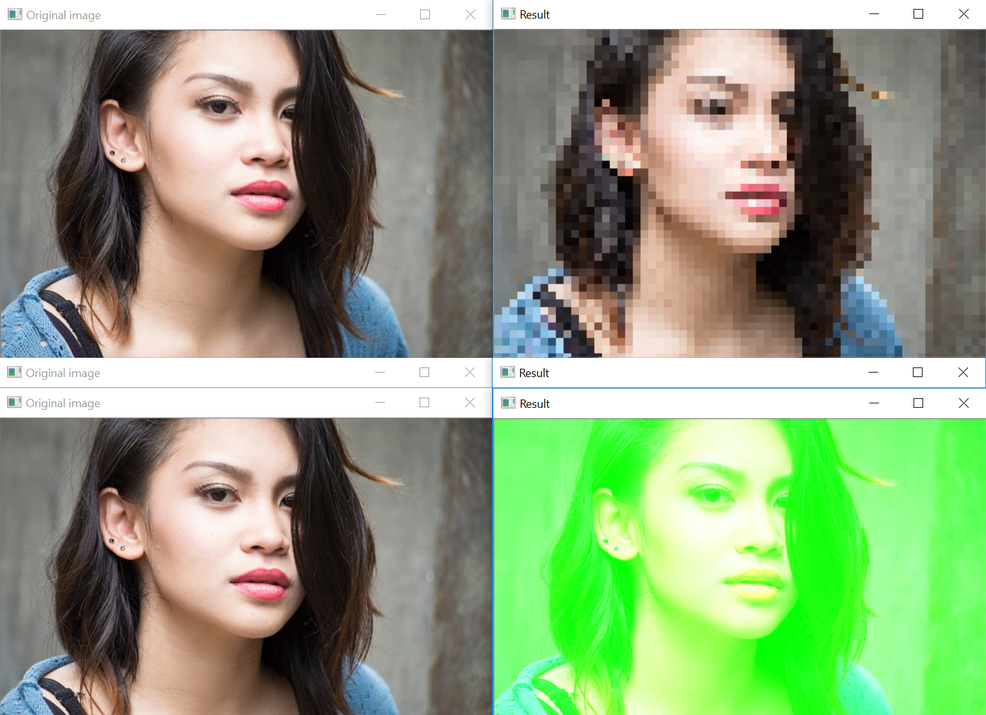
//> input picture pixelate and stainColor2_nored.png, 986 x 715 px, shrunk from 1537 x 1115 before the run
$ ./main '../../pixelate and stainColor2_nored.png' 2 2   (built with g++ and OpenCV 4)
//> lines starting //> are read from the running program, lines starting //| are printed output that depends on the picture
### DIP_HA4/DIP_HA4/Dip4.h
//============================================================================
// Name        : Dip4.h
// Author      : Ronny Haensch
// Version     : 2.0
// Copyright   : -
// Description : header file for fourth DIP assignment
//============================================================================

#include <iostream>

#include <opencv2/opencv.hpp>

using namespace std;
using namespace cv;

class Dip4{

   public:
      // constructor
      Dip4(void){};
      // destructor
      ~Dip4(void){};

      // processing routines
      // start image restoration
      Mat run(Mat& in, string restorationType, Mat& kernel, double snr=pow(10,5));
      // testing routine
      void test(void);
      // function headers of given functions
      Mat degradeImage(Mat& img, Mat& degradedImg, double filterDev, double snr);
      void showImage(const char* win, Mat img, bool cut=true);

   private:
      // function headers of functions to be implemented
      // --> please edit ONLY these functions!
      Mat inverseFilter(Mat& degraded, Mat& filter);
      Mat wienerFilter(Mat& degraded, Mat& filter, double snr);

      // function headers of functions implemented in previous exercises
      // --> re-use your (corrected) code
      Mat circShift(Mat& in, int dx, int dy);
      Mat frequencyConvolution(Mat& in, Mat& kernel);

      // testing routines
      void test_circShift(void);
};

### DIP_HA4/DIP_HA4/Dip4.cpp
//============================================================================
// Name        : Dip4.cpp
// Author      : Ronny Haensch
// Version     : 2.0
// Copyright   : -
// Description :
//============================================================================

#include "Dip4.h"

// Performes a circular shift in (dx,dy) direction
/*
in       :  input matrix
dx       :  shift in x-direction
dy       :  shift in y-direction
return   :  circular shifted matrix
*/
Mat Dip4::circShift(Mat& in, int dx, int dy){
	// TO DO !!!
	Mat out = in.clone();
	int currX = 0;
	int currY = 0;
	for (int x = 0; x < in.cols; x++) {
		currX = x - dx;
		//if walk through left border
		if (currX < 0) {
			currX = in.cols + (currX%in.cols);
		}
		//if walk through right border
		else if (currX >= in.cols) {
			currX = currX % in.cols;
		}
		for (int y = 0; y < in.rows; y++) {
			currY = y - dy;
			//if walk through top border
			if (currY < 0) {
				currY = in.rows + (currY%in.rows);
			}
			//if walk through bottom border
			else if (currY >= in.rows) {
				currY = currY % in.rows;
			}
			in.col(currX).row(currY).copyTo(out.col(x).row(y));
		}
	}
	return out;
}

// Function applies inverse filter to restorate a degraded image
/*
degraded :  degraded input image
filter   :  filter which caused degradation
return   :  restorated output image
*/
Mat Dip4::inverseFilter(Mat& degraded, Mat& filter){
	// TO DO !!!

	Mat fImage, fKernel, outputImage;

	//copy kernel to large matrix (the size of input image)
	Rect rect(Point(0, 0), filter.size());
	fKernel = Mat::zeros(degraded.size(), degraded.type());
	filter.copyTo(fKernel(rect));

	//circ shift the kernel
	fKernel = circShift(fKernel, -floor(filter.cols / 2), -floor(filter.rows / 2));

	//convert to frequency domains
	dft(degraded, fImage, DFT_COMPLEX_OUTPUT);
	dft(fKernel, fKernel, DFT_COMPLEX_OUTPUT);

	Mat fPlanes[2];
	split(fKernel, fPlanes);

	// T = epsilon * maxMagnitude(fKernel)
	const double epsilon = 0.05f;
	Mat Magnitude;
	magnitude(fPlanes[0], fPlanes[1], Magnitude);
	double maxMagnitude;
	minMaxIdx(abs(Magnitude), 0, &maxMagnitude, 0);
	const double threshold = epsilon * maxMagnitude;


	//Replace the inverse filter 1/Pi by Qi
	for (int y = 0; y < fKernel.rows; y++) {
		for (int x = 0; x < fKernel.cols; x++) {
			if (norm(fKernel.at<Vec2f>(Point(x, y))) < threshold) {
				fKernel.at<Vec2f>(Point(x, y)) = threshold;
			}
			complex<float> p(fKernel.at<Vec2f>(Point(x,y))[0], fKernel.at<Vec2f>(Point(x, y))[1]);
			p = 1.f / p;
			fKernel.at<Vec2f>(Point(x, y))[0] = p.real();
			fKernel.at<Vec2f>(Point(x, y))[1] = p.imag();
			//divide(1.f, fPlanes[0], fPlanes[0]);
			//divide(1.f, fPlanes[1], fPlanes[1]);
			//fKernel.at<Vec2f>(Point(x,y))[0]
		}
	}

	//multiplication in freq domains
	mulSpectrums(fImage, fKernel, fImage, 0);

	//convert to spatial domain
	dft(fImage, outputImage, DFT_INVERSE | DFT_REAL_OUTPUT + DFT_SCALE);

	return outputImage;

}

// Function applies wiener filter to restorate a degraded image
/*
degraded :  degraded input image
filter   :  filter which caused degradation
snr      :  signal to noise ratio of the input image
return   :   restorated output image
*/
Mat Dip4::wienerFilter(Mat& degraded, Mat& filter, double snr){
	// TO DO !!!
	Mat fImage, fKernel, outputImage;

	//copy kernel to large matrix (the size of input image)
	Rect rect(Point(0, 0), filter.size());
	fKernel = Mat::zeros(degraded.size(), degraded.type());
	filter.copyTo(fKernel(rect));

	//perform circ shift on kernel
	fKernel = circShift(fKernel, -filter.cols / 2, -filter.rows / 2);

	//convert to frequency domains
	dft(degraded, fImage, DFT_COMPLEX_OUTPUT);
	dft(fKernel, fKernel, DFT_COMPLEX_OUTPUT);

	Mat fPlanes[2];
	split(fKernel, fPlanes);

	//P*
	for (int x = 0; x < fKernel.cols; x++) {
		for (int y = 0; y < fKernel.rows; y++) {
			//imaginary part
			fPlanes[1].at<float>(Point(x,y)) = -1 * fPlanes[1].at<float>(Point(x,y));
		}
	}

	Mat fMagnitude;
	magnitude(fPlanes[0], fPlanes[1], fMagnitude);
	multiply(fMagnitude, fMagnitude, fMagnitude);

	//Q = P* / ( |P|² + 1/SNR² )
	divide(fPlanes[0], fMagnitude + 1 / (snr * snr), fPlanes[0]);
	divide(fPlanes[1], fMagnitude + 1 / (snr * snr), fPlanes[1]);
	merge(fPlanes, 2, fKernel);

	//multiplication in freq domains
	mulSpectrums(fImage, fKernel, fImage, 0);

	//convert to spatial domain
	dft(fImage, outputImage, DFT_INVERSE | DFT_REAL_OUTPUT + DFT_SCALE);

	//threshold(outputImage, outputImage, 255, 0, THRESH_TRUNC);
	threshold(outputImage, outputImage, 255, 255, CV_THRESH_TRUNC);
	threshold(outputImage, outputImage, 0, 0, CV_THRESH_TOZERO);
	return outputImage;
}

/* *****************************
  GIVEN FUNCTIONS
***************************** */

// function calls processing function
/*
in                   :  input image
restorationType     :  integer defining which restoration function is used
kernel               :  kernel used during restoration
snr                  :  signal-to-noise ratio (only used by wieder filter)
return               :  restorated image
*/
Mat Dip4::run(Mat& in, string restorationType, Mat& kernel, double snr){

   if (restorationType.compare("wiener")==0){
      return wienerFilter(in, kernel, snr);
   }else{
      return inverseFilter(in, kernel);
   }

}

// function degrades the given image with gaussian blur and additive gaussian noise
/*
img         :  input image
degradedImg :  degraded output image
filterDev   :  standard deviation of kernel for gaussian blur
snr         :  signal to noise ratio for additive gaussian noise
return      :  the used gaussian kernel
*/
Mat Dip4::degradeImage(Mat& img, Mat& degradedImg, double filterDev, double snr){

    int kSize = round(filterDev*3)*2 - 1;

    Mat gaussKernel = getGaussianKernel(kSize, filterDev, CV_32FC1);
    gaussKernel = gaussKernel * gaussKernel.t();

    Mat imgs = img.clone();
    dft( imgs, imgs, CV_DXT_FORWARD, img.rows);
    Mat kernels = Mat::zeros( img.rows, img.cols, CV_32FC1);
    int dx, dy; dx = dy = (kSize-1)/2.;
    for(int i=0; i<kSize; i++) for(int j=0; j<kSize; j++) kernels.at<float>((i - dy + img.rows) % img.rows,(j - dx + img.cols) % img.cols) = gaussKernel.at<float>(i,j);
	dft( kernels, kernels, CV_DXT_FORWARD );
	mulSpectrums( imgs, kernels, imgs, 0 );
	dft( imgs, degradedImg, CV_DXT_INV_SCALE, img.rows );

    Mat mean, stddev;
    meanStdDev(img, mean, stddev);

    Mat noise = Mat::zeros(img.rows, img.cols, CV_32FC1);
    randn(noise, 0, stddev.at<double>(0)/snr);
    degradedImg = degradedImg + noise;
    threshold(degradedImg, degradedImg, 255, 255, CV_THRESH_TRUNC);
    threshold(degradedImg, degradedImg, 0, 0, CV_THRESH_TOZERO);

    return gaussKernel;
}

// Function displays image (after proper normalization)
/*
win   :  Window name
img   :  Image that shall be displayed
cut   :  whether to cut or scale values outside of [0,255] range
*/
void Dip4::showImage(const char* win, Mat img, bool cut){

   Mat tmp = img.clone();

   if (tmp.channels() == 1){
      if (cut){
         threshold(tmp, tmp, 255, 255, CV_THRESH_TRUNC);
         threshold(tmp, tmp, 0, 0, CV_THRESH_TOZERO);
      }else
         normalize(tmp, tmp, 0, 255, CV_MINMAX);

      tmp.convertTo(tmp, CV_8UC1);
   }else{
      tmp.convertTo(tmp, CV_8UC3);
   }
   imshow(win, tmp);
}

// function calls basic testing routines to test individual functions for correctness
void Dip4::test(void){

   test_circShift();
   cout << "Press enter to continue"  << endl;
   cin.get();

}

void Dip4::test_circShift(void){

   Mat in = Mat::zeros(3,3,CV_32FC1);
   in.at<float>(0,0) = 1;
   in.at<float>(0,1) = 2;
   in.at<float>(1,0) = 3;
   in.at<float>(1,1) = 4;
   Mat ref = Mat::zeros(3,3,CV_32FC1);
   ref.at<float>(0,0) = 4;
   ref.at<float>(0,2) = 3;
   ref.at<float>(2,0) = 2;
   ref.at<float>(2,2) = 1;

   if (sum((circShift(in, -1, -1) == ref)).val[0]/255 != 9){
      cout << "ERROR: Dip4::circShift(): Result of circshift seems to be wrong!" << endl;
      return;
   }
   cout << "Message: Dip4::circShift() seems to be correct" << endl;
}

### DIP_HA4/DIP_HA4/main.cpp
//============================================================================
// Name        : main.cpp
// Author      : Ronny Haensch
// Version     : 2.0
// Copyright   : -
// Description : only calls processing and test routines
//============================================================================

#include <iostream>

#include "Dip4.h"

using namespace std;

// usage: path to image in argv[1], snr in argv[2], stddev of Gaussian blur in argv[3]
// main function. loads image, calls test and processing routines, records processing times
int main(int argc, char** argv) {

   // check if enough arguments are defined
   if (argc < 4){
      cout << "Usage:\n\tdip4 path_to_original snr stddev"  << endl;
      cout << "\t\t snr :\t\tsignal-to-noise ratio: the higher (e.g. 10,000), the less noise." << endl;
      cout << "\t\t stddev :\tstddev of Gaussian blur" << endl;
      cout << "Press enter to exit"  << endl;
      cin.get();
      return -1;
   }

   // construct processing object
   Dip4 dip4;

   // run test routines
   // NOTE: uncomment the following line for debugging/testing purposes!
   dip4.test();

	// some windows for displaying imagesvoid degradeImage(Mat imgIn32F, Mat degradedImg, double filterDev, double snr)
    const char* win_1 = "Original Image";
    const char* win_2 = "Degraded Image";
    const char* win_3 = "Restored Image: Inverse filter";
    const char* win_4 = "Restored Image: Wiener filter";
    namedWindow( win_1 );
    namedWindow( win_2 );
    namedWindow( win_3 );
    namedWindow( win_4 );

    // load image, path in argv[1]
    cout << "load image" << endl;
    Mat img = imread(argv[1], 0);
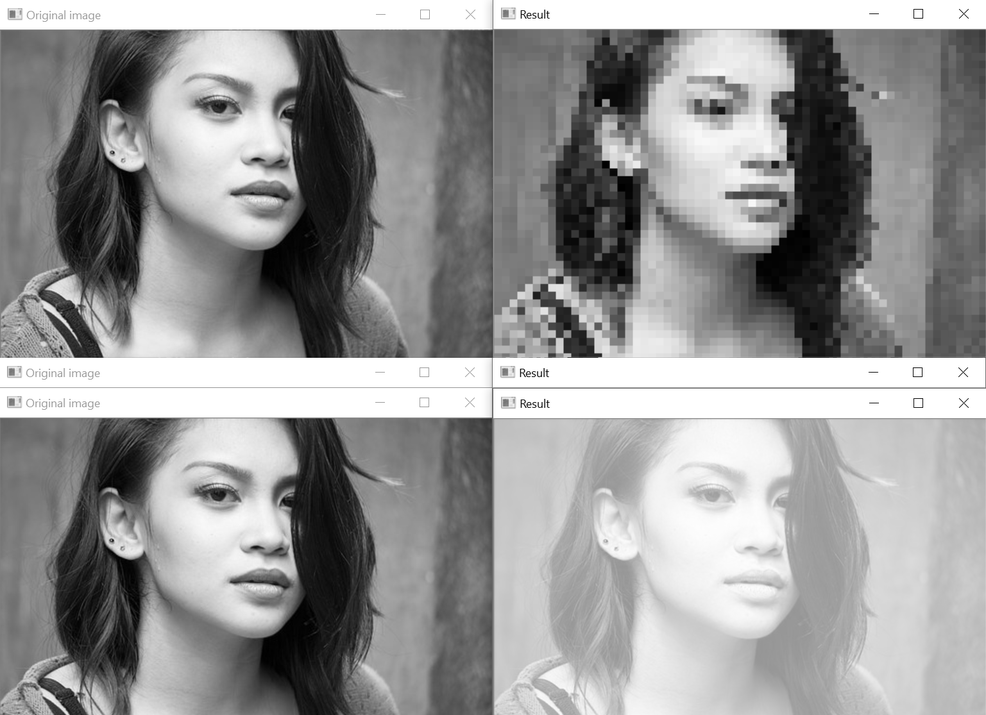
//> img: 715 rows x 986 cols, CV_8UC1; min 0, max 255, mean 151
    if (!img.data){
      cout << "ERROR: original image not specified"  << endl;
      cout << "Press enter to exit..."  << endl;
      cin.get();
      return -1;
    }
    // convert U8 to 32F
    img.convertTo(img, CV_32FC1);
//> img: 715 rows x 986 cols, CV_32FC1
    cout << " > done" << endl;

    // show and safe gray-scale version of original image
    dip4.showImage( win_1, img);
    imwrite( "original.png", img );

    // degrade image
    cout << "degrade image" << endl;
    double snr = atof(argv[2]);
//> snr = 2
    double filterDev = atof(argv[3]);
//> filterDev = 2
    Mat degradedImg;
    Mat gaussKernel = dip4.degradeImage(img, degradedImg, filterDev, snr);
//> in degradeImage, `int kSize = round(filterDev*3)*2 - 1;`: kSize = 11
//> in degradeImage, `Mat gaussKernel = getGaussianKernel(kSize, filterDev, CV_32FC1);`: gaussKernel = [0.00881, 0.0271, 0.0651, 0.122, 0.177, 0.201, 0.177, 0.122, 0.0651, 0.0271, 0.00881]
//> in degradeImage, `dx = dy =(kSize - 1)/ 2.`: dx = 5
//> the loop in degradeImage, `for(int i=0; i<kSize; i++) for(int j=0; j<kSize; j++) kernels.at<float..` made 11 passes
//> in degradeImage, `meanStdDev(img, mean, stddev);`: mean = [151]; stddev = [72.16]
//> in degradeImage, `threshold(degradedImg, degradedImg, 0, 0, CV_THRESH_TOZERO);`:
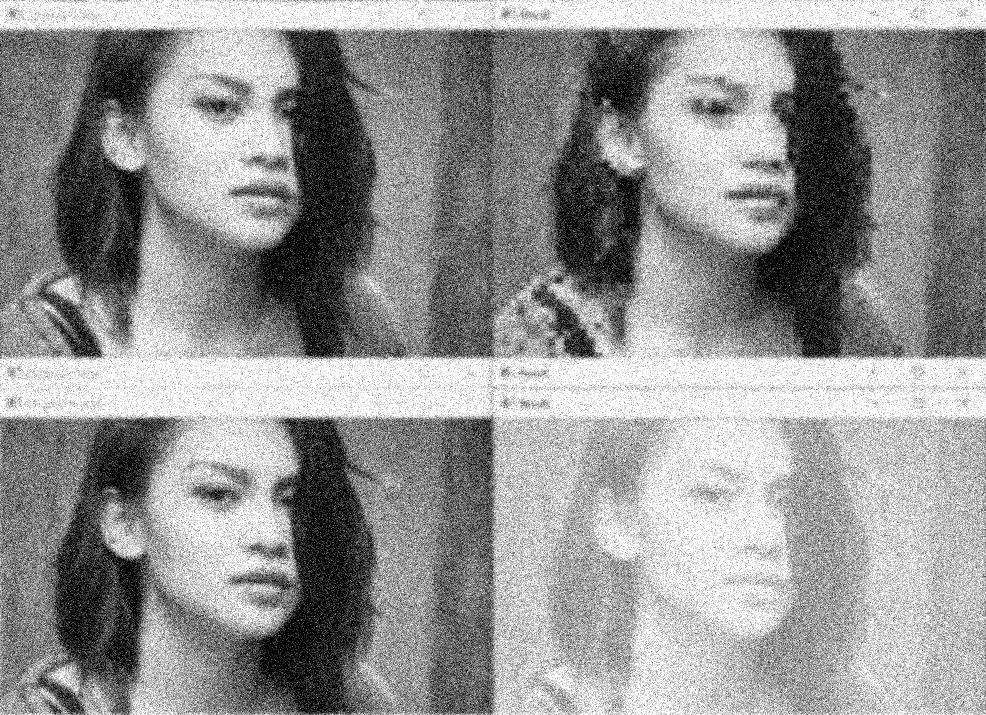
//> degradedImg: 715 rows x 986 cols, CV_32FC1; min 0, max 255, mean 149.4
    cout << " > done" << endl;

    // show and safe degraded image
    dip4.showImage( win_2, degradedImg);
    imwrite( "degraded.png", degradedImg );

    // inverse filter
    cout << "inverse filter" << endl;
    Mat restoredImgInverseFilter = dip4.run(degradedImg, "inverse", gaussKernel);
//> in inverseFilter, `minMaxIdx(abs(Magnitude), 0, &maxMagnitude, 0);`: maxMagnitude = 1
//> in inverseFilter, `const double threshold = epsilon * maxMagnitude;`: threshold = 0.05
    cout << " > done" << endl;
    // show and safe restored image
    dip4.showImage( win_3, restoredImgInverseFilter);
//> call 3 of showImage, with win = "Restored Image: Inverse filter", cut = true
//> in showImage (call 3), `threshold(tmp, tmp, 0, 0, CV_THRESH_TOZERO);`:
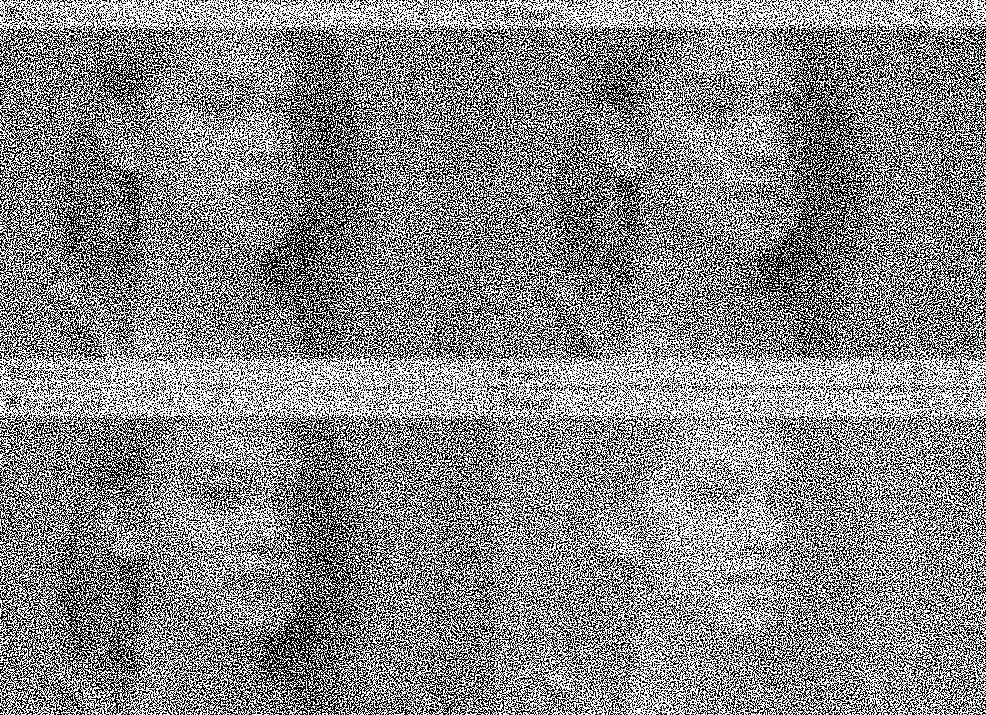
//> tmp: 715 rows x 986 cols, CV_32FC1; min 0, max 255, mean 135
    imwrite( "restored_inverse.png", restoredImgInverseFilter );

    // wiener filter
    cout << "wiener filter" << endl;
    Mat restoredImgWienerFilter = dip4.run(degradedImg, "wiener", gaussKernel, snr);
//> after the loop in wienerFilter, `for (int x = 0; x < fKernel.cols; x++)`:
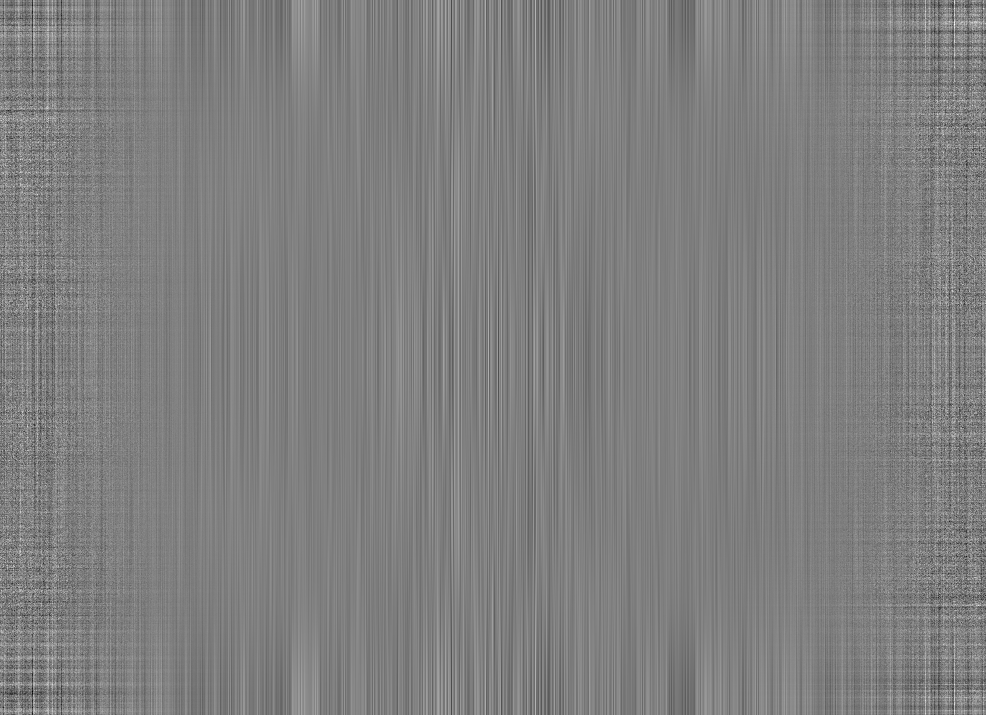
//> fPlanes[1]: 715 rows x 986 cols, CV_32FC1; min -9.55e-08, max 9.55e-08, mean 1.02e-17; drawn with min black and max white
//> in wienerFilter, `divide(fPlanes[0], fMagnitude + 1 / (snr * snr), fPlanes[0]);`:
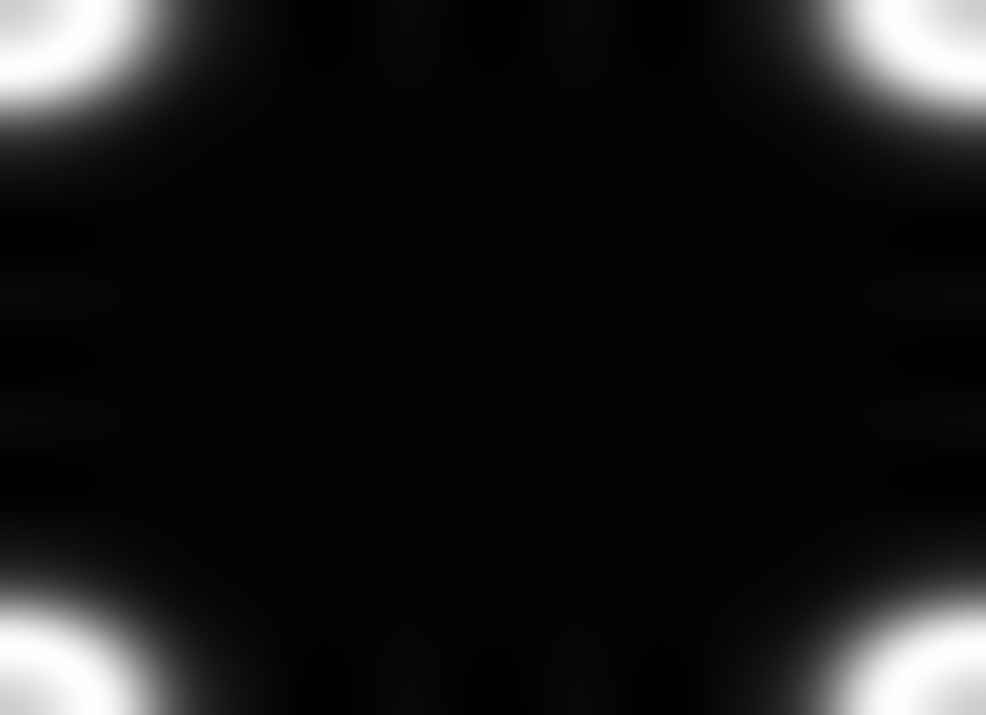
//> fPlanes[0]: 715 rows x 986 cols, CV_32FC1; min -0.0154, max 1, mean 0.0883; drawn with min black and max white
//> in wienerFilter, `threshold(outputImage, outputImage, 0, 0, CV_THRESH_TOZERO);`:
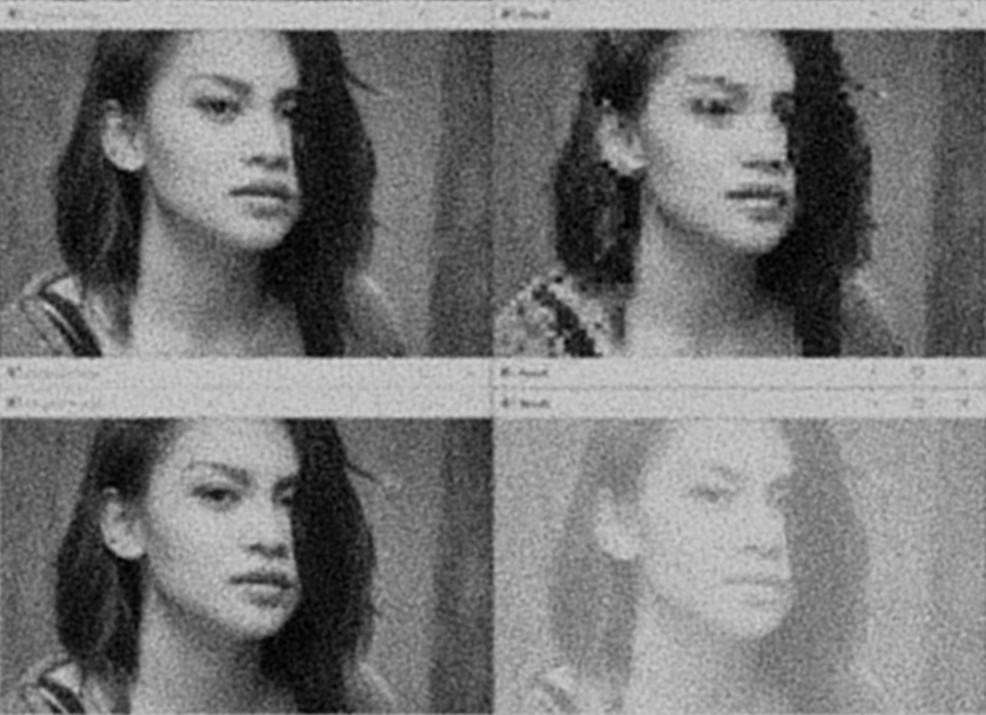
//> outputImage: 715 rows x 986 cols, CV_32FC1; min 0, max 216.8, mean 119.5
    cout << " > done" << endl;
    // show and safe restored image
    dip4.showImage( win_4, restoredImgWienerFilter, false);
    imwrite( "restored_wiener.png", restoredImgWienerFilter );

    // wait
    waitKey(0);

   return 0;
}
